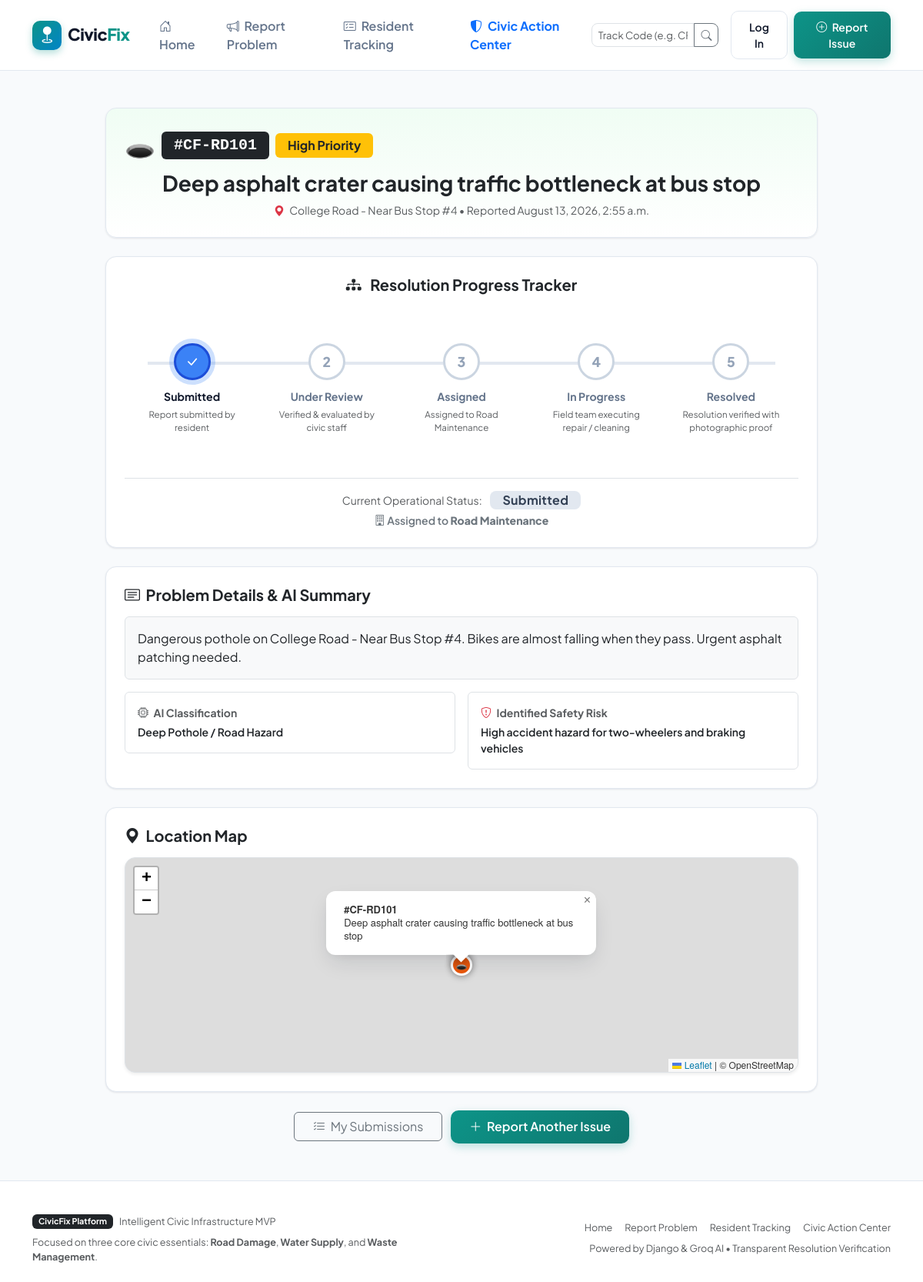
/track/CF-RD101/, run on the app's committed database.
### issues/models.py (models this page shows, shortened)
class CivicIssue(models.Model):
    CATEGORY_POTHOLE = 'pothole'
    CATEGORY_WATER = 'water'
    CATEGORY_WASTE = 'waste'
    CATEGORY_CHOICES = [
        (CATEGORY_POTHOLE, 'Potholes / Road Damage'),
        (CATEGORY_WATER, 'Water Supply Problems'),
        (CATEGORY_WASTE, 'Waste Management'),
    ]
    PRIORITY_LOW = 'Low'
    PRIORITY_MEDIUM = 'Medium'
    PRIORITY_HIGH = 'High'
    PRIORITY_CRITICAL = 'Critical'
    PRIORITY_CHOICES = [
        (PRIORITY_LOW, 'Low'),
        (PRIORITY_MEDIUM, 'Medium'),
        (PRIORITY_HIGH, 'High'),
        (PRIORITY_CRITICAL, 'Critical'),
    ]
    SEVERITY_LOW = 'Low'
    SEVERITY_MEDIUM = 'Medium'
    SEVERITY_HIGH = 'High'
    SEVERITY_CRITICAL = 'Critical'
    SEVERITY_CHOICES = [
        (SEVERITY_LOW, 'Low'),
        (SEVERITY_MEDIUM, 'Medium'),
        (SEVERITY_HIGH, 'High'),
        (SEVERITY_CRITICAL, 'Critical'),
    ]
    STATUS_SUBMITTED = 'Submitted'
    STATUS_UNDER_REVIEW = 'Under Review'
    STATUS_ASSIGNED = 'Assigned'
    STATUS_IN_PROGRESS = 'In Progress'
    STATUS_RESOLVED = 'Resolved'
    STATUS_REJECTED = 'Rejected'
    STATUS_CHOICES = [
        (STATUS_SUBMITTED, 'Submitted'),
        (STATUS_UNDER_REVIEW, 'Under Review'),
        (STATUS_ASSIGNED, 'Assigned'),
        (STATUS_IN_PROGRESS, 'In Progress'),
        (STATUS_RESOLVED, 'Resolved'),
        (STATUS_REJECTED, 'Rejected'),
    ]
    DEPT_ROAD = 'Road Maintenance'
    DEPT_WATER = 'Water Supply Department'
    DEPT_WASTE = 'Waste Management'
    DEPARTMENT_CHOICES = [
        (DEPT_ROAD, 'Road Maintenance'),
        (DEPT_WATER, 'Water Supply Department'),
        (DEPT_WASTE, 'Waste Management'),
    ]
    ROAD_CONDITION_CHOICES = [
        ('Small damage', 'Small damage'),
        ('Moderate damage', 'Moderate damage'),
        ('Large pothole', 'Large pothole'),
        ('Multiple potholes', 'Multiple potholes'),
        ('Severe road damage', 'Severe road damage'),
    ]
    WATER_PROBLEM_CHOICES = [
        ('No water supply', 'No water supply'),
        ('Low water pressure', 'Low water pressure'),
        ('Water leakage', 'Water leakage'),
        ('Irregular supply', 'Irregular supply'),
        ('Pipeline damage', 'Pipeline damage'),
        ('Other', 'Other'),
    ]
    WATER_DURATION_CHOICES = [
        ('Less than 6 hours', 'Less than 6 hours'),
        ('6–12 hours', '6–12 hours'),
        ('12–24 hours', '12–24 hours'),
        ('1–3 days', '1–3 days'),
        ('More than 3 days', 'More than 3 days'),
    ]
    AFFECTED_AREA_CHOICES = [
        ('My household', 'My household'),
        ('Few nearby households', 'Few nearby households'),
        ('Many households', 'Many households'),
        ('Large community', 'Large community'),
    ]
    WASTE_TYPE_CHOICES = [
        ('Household waste', 'Household waste'),
        ('Plastic waste', 'Plastic waste'),
        ('Construction waste', 'Construction waste'),
        ('Overflowing bin', 'Overflowing bin'),
        ('Mixed waste', 'Mixed waste'),
        ('Other', 'Other'),
    ]
    WASTE_ACCUMULATION_CHOICES = [
        ('Small', 'Small'),
        ('Moderate', 'Moderate'),
        ('Large', 'Large'),
        ('Severe', 'Severe'),
    ]
    WASTE_DURATION_CHOICES = [
        ('Today', 'Today'),
        ('1–2 days', '1–2 days'),
        ('3–7 days', '3–7 days'),
        ('More than a week', 'More than a week'),
    ]
    tracking_code = models.CharField(max_length=20, unique=True, default=generate_tracking_code)
    user = models.ForeignKey(User, on_delete=models.SET_NULL, null=True, blank=True, related_name='reported_issues')
    reporter_name = models.CharField(max_length=120, blank=True, default='Concerned Resident')
    reporter_contact = models.CharField(max_length=60, blank=True)
    issue_category = models.CharField(max_length=30, choices=CATEGORY_CHOICES)
    title = models.CharField(max_length=255)
    description = models.TextField()
    image = models.ImageField(upload_to='issues/%Y/%m/', null=True, blank=True)
    latitude = models.FloatField(null=True, blank=True)
    longitude = models.FloatField(null=True, blank=True)
    location_name = models.CharField(max_length=255, blank=True, help_text="e.g. Near College Main Gate, Sector 4")
    road_condition = models.CharField(max_length=60, choices=ROAD_CONDITION_CHOICES, null=True, blank=True)
    severity = models.CharField(max_length=30, choices=SEVERITY_CHOICES, default=SEVERITY_MEDIUM)
    water_problem_type = models.CharField(max_length=60, choices=WATER_PROBLEM_CHOICES, null=True, blank=True)
    water_duration = models.CharField(max_length=60, choices=WATER_DURATION_CHOICES, null=True, blank=True)
    affected_households = models.CharField(max_length=60, choices=AFFECTED_AREA_CHOICES, null=True, blank=True)
    waste_type = models.CharField(max_length=60, choices=WASTE_TYPE_CHOICES, null=True, blank=True)
    waste_accumulation = models.CharField(max_length=60, choices=WASTE_ACCUMULATION_CHOICES, null=True, blank=True)
    waste_duration = models.CharField(max_length=60, choices=WASTE_DURATION_CHOICES, null=True, blank=True)
    issue_type = models.CharField(max_length=120, blank=True, default='General Civic Issue')
    priority = models.CharField(max_length=30, choices=PRIORITY_CHOICES, default=PRIORITY_MEDIUM)
    safety_risk = models.CharField(max_length=255, blank=True)
    impact = models.CharField(max_length=255, blank=True)
    ai_summary = models.TextField(blank=True)
    recommended_department = models.CharField(max_length=120, blank=True)
    recommended_action = models.TextField(blank=True)
    ai_available = models.BooleanField(default=True)
    status = models.CharField(max_length=30, choices=STATUS_CHOICES, default=STATUS_SUBMITTED)
    assigned_department = models.CharField(max_length=120, choices=DEPARTMENT_CHOICES, blank=True)
    admin_action = models.TextField(blank=True)
    resolved_by = models.ForeignKey(User, on_delete=models.SET_NULL, null=True, blank=True, related_name='resolved_issues')
    points_awarded = models.BooleanField(default=False)
    resolution_image = models.ImageField(upload_to='resolutions/%Y/%m/', null=True, blank=True)
    resolution_note = models.TextField(blank=True)
    resolved_at = models.DateTimeField(null=True, blank=True)
    created_at = models.DateTimeField(default=timezone.now)
    updated_at = models.DateTimeField(auto_now=True)
    class Meta:
        ordering = ['-created_at']
        indexes = [
            models.Index(fields=['issue_category']),
            models.Index(fields=['status']),
            models.Index(fields=['priority']),
            models.Index(fields=['created_at']),
            models.Index(fields=['latitude', 'longitude']),
        ]
    @property
    def icon_emoji(self):
        icons = {
            self.CATEGORY_POTHOLE: '🕳️',
            self.CATEGORY_WATER: '💧',
            self.CATEGORY_WASTE: '🗑️',
        }
        return icons.get(self.issue_category, '📌')
    @property
    def category_color(self):
        colors = {
            self.CATEGORY_POTHOLE: '#ea580c',  # Orange / Amber
            self.CATEGORY_WATER: '#0284c7',    # Sky Blue
            self.CATEGORY_WASTE: '#16a34a',    # Emerald Green
        }
        return colors.get(self.issue_category, '#4f46e5')
    @property
    def priority_badge_class(self):
        badges = {
            self.PRIORITY_LOW: 'bg-info text-dark',
            self.PRIORITY_MEDIUM: 'bg-primary text-white',
            self.PRIORITY_HIGH: 'bg-warning text-dark',
            self.PRIORITY_CRITICAL: 'bg-danger text-white',
        }
        return badges.get(self.priority, 'bg-secondary text-white')
    @property
    def status_badge_class(self):
        badges = {
            self.STATUS_SUBMITTED: 'badge-submitted',
            self.STATUS_UNDER_REVIEW: 'badge-review',
            self.STATUS_ASSIGNED: 'badge-assigned',
            self.STATUS_IN_PROGRESS: 'badge-in-progress',
            self.STATUS_RESOLVED: 'badge-resolved',
            self.STATUS_REJECTED: 'badge-rejected',
        }
        return badges.get(self.status, 'bg-secondary')
    @property
    def is_resolved(self):
        return self.status == self.STATUS_RESOLVED
    def get_timeline_stages(self):
        stages = [
            ('Submitted', 'Report submitted by resident'),
            ('Under Review', 'Verified & evaluated by civic staff'),
            ('Assigned', f'Assigned to {self.assigned_department or "Department"}'),
            ('In Progress', 'Field team executing repair / cleaning'),
            ('Resolved', 'Resolution verified with photographic proof'),
        ]
        status_order = {
            self.STATUS_SUBMITTED: 1,
            self.STATUS_UNDER_REVIEW: 2,
            self.STATUS_ASSIGNED: 3,
            self.STATUS_IN_PROGRESS: 4,
            self.STATUS_RESOLVED: 5,
            self.STATUS_REJECTED: -1,
        }
        current_idx = status_order.get(self.status, 1)
        timeline = []
        for idx, (name, desc) in enumerate(stages, start=1):
            is_completed = (current_idx >= idx) and (self.status != self.STATUS_REJECTED)
            is_current = (current_idx == idx) and (self.status != self.STATUS_REJECTED)
            timeline.append({
                'name': name,
                'description': desc,
                'is_completed': is_completed,
                'is_current': is_current,
                'index': idx,
            })
        return timeline

### issues/views.py (the view)
# urls.py: path('track/<str:tracking_code>/', views.track_detail, name='track_detail'),
def track_detail(request, tracking_code):
    issue = get_object_or_404(CivicIssue, tracking_code=tracking_code.upper().strip())
    timeline_stages = issue.get_timeline_stages()
    nearby = []
    if issue.latitude and issue.longitude:
        nearby = find_nearby_reports(issue.latitude, issue.longitude, category=issue.issue_category, exclude_id=issue.id)
    context = {
        'issue': issue,
        'timeline_stages': timeline_stages,
        'nearby_count': len(nearby),
        'nearby_reports': nearby[:3],
    }
    return render(request, 'issues/track_detail.html', context)

### templates/issues/track_detail.html (shortened to what this page needs)
{% extends 'base.html' %}
{% load static %}
{% block content %}
<div class="container py-5">
  <div class="row justify-content-center">
    <div class="col-lg-10">
      <div class="card card-civic p-4 mb-4 text-center" style="background: linear-gradient(180deg, #f0fdf4 0%, #ffffff 100%);">
        <div class="d-inline-flex align-items-center gap-2 mb-2">
          <span class="fs-2">{{ issue.icon_emoji }}</span>
          <span class="badge bg-dark font-monospace fs-5 px-3 py-2">#{{ issue.tracking_code }}</span>
          <span class="badge {{ issue.priority_badge_class }} fs-6 px-3 py-2">{{ issue.priority }} Priority</span>
        </div>
        <h1 class="fw-bold fs-3 mb-2">{{ issue.title }}</h1>
        <p class="text-muted small mb-0">
          <i class="bi bi-geo-alt-fill text-danger me-1"></i> {{ issue.location_name|default:"Pinned Location" }} &bull; Reported {{ issue.created_at|date:"F d, Y, g:i a" }}
        </p>
      </div>
      <div class="card card-civic p-4 mb-4">
        <h5 class="fw-bold text-teal mb-4 text-center">
          <i class="bi bi-diagram-3-fill me-2"></i> Resolution Progress Tracker
        </h5>
        <div class="civic-timeline">
          {% for stage in timeline_stages %}
            <div class="timeline-node {% if stage.is_completed %}completed{% endif %} {% if stage.is_current %}current{% endif %}">
              <div class="node-icon">
                {% if stage.is_completed %}
                  <i class="bi bi-check-lg"></i>
                {% else %}
                  {{ stage.index }}
                {% endif %}
              </div>
              <div class="node-label">{{ stage.name }}</div>
              <div class="text-muted d-none d-md-block" style="font-size: 0.72rem; max-width: 140px; margin: 4px auto 0;">
                {{ stage.description }}
              </div>
            </div>
          {% endfor %}
        </div>
        <div class="text-center mt-3 pt-3 border-top">
          <span class="text-muted small">Current Operational Status:</span>
          <span class="badge badge-civic {{ issue.status_badge_class }} fs-6 ms-2 px-3 py-1">{{ issue.status }}</span>
          {% if issue.assigned_department %}
            <div class="small text-secondary fw-semibold mt-1">
              <i class="bi bi-building"></i> Assigned to <strong>{{ issue.assigned_department }}</strong>
            </div>
          {% endif %}
        </div>
      </div>
      <div class="card card-civic p-4 mb-4">
        <h5 class="fw-bold text-teal mb-3">
          <i class="bi bi-card-text me-1"></i> Problem Details & AI Summary
        </h5>
        <p class="text-dark bg-light p-3 rounded border mb-3">{{ issue.description }}</p>
        <div class="row g-3 small">
          <div class="col-md-6">
            <div class="p-3 bg-white rounded border">
              <div class="text-muted fw-bold mb-1"><i class="bi bi-cpu text-teal me-1"></i> AI Classification</div>
              <div class="fw-semibold">{{ issue.issue_type|default:issue.get_issue_category_display }}</div>
            </div>
          </div>
          <div class="col-md-6">
            <div class="p-3 bg-white rounded border">
              <div class="text-muted fw-bold mb-1"><i class="bi bi-shield-exclamation text-danger me-1"></i> Identified Safety Risk</div>
              <div class="fw-semibold">{{ issue.safety_risk|default:"Standard municipal maintenance" }}</div>
            </div>
          </div>
        </div>
      </div>
      {% if issue.latitude and issue.longitude %}
        <div class="card card-civic p-4 mb-4">
          <h5 class="fw-bold text-teal mb-3">
            <i class="bi bi-geo-alt-fill me-1"></i> Location Map
          </h5>
          <div id="detail-map" class="border shadow-sm"></div>
        </div>
      {% endif %}
      <div class="text-center mt-4">
        <a href="{% url 'my_reports' %}" class="btn btn-outline-secondary px-4 me-2">
          <i class="bi bi-list-check me-1"></i> My Submissions
        </a>
        <a href="{% url 'report_issue' %}" class="btn btn-civic-primary px-4">
          <i class="bi bi-plus-lg me-1"></i> Report Another Issue
        </a>
      </div>
    </div>
  </div>
</div>
{% endblock %}

### data on the page
CivicIssue: icon_emoji "🕳️", tracking_code "CF-RD101", priority "High", title "Deep asphalt crater causing traffic bottleneck at bus stop", location_name "College Road - Near Bus Stop #4", created_at "August 13, 2026, 2:55 a.m.", status "Submitted", assigned_department "Road Maintenance", description "Dangerous pothole on College Road - Near Bus Stop #4. Bikes are almost falling when they pass. Urgent asphalt patching needed.", issue_type "Deep Pothole / Road Hazard", safety_risk "High accident hazard for two-wheelers and braking vehicles"

### other printed values
{{ stage.name }} "Submitted" "Under Review" "Assigned" "In Progress" "Resolved"
{{ stage.description }} "Report submitted by resident" "Verified & evaluated by civic staff" "Assigned to Road Maintenance" "Field team executing repair / cleaning" "Resolution verified with photographic proof"
{{ stage.index }} "2" "3" "4" "5"
